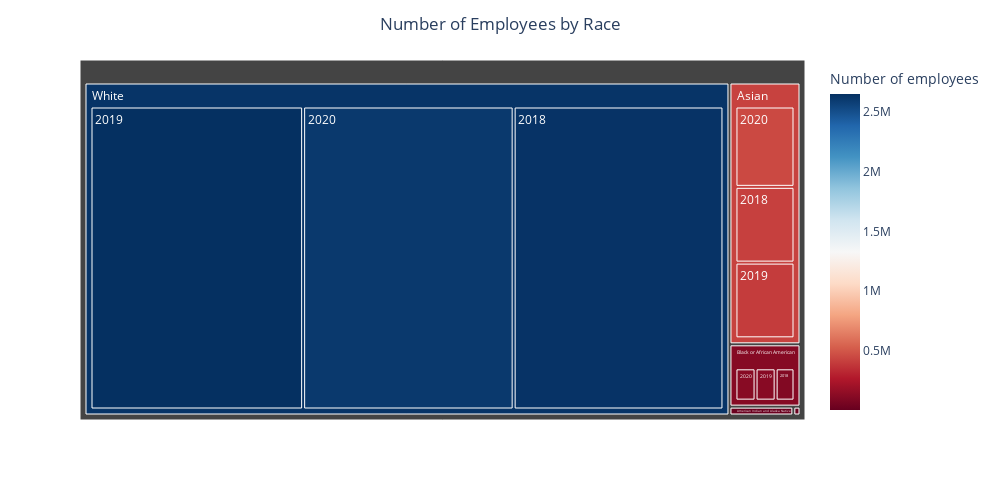

The code cell stored with this chart in its notebook:
### Code cell
fig=px.treemap(df_merge,path=['Race group label','Year'],
               values='Number of employees',
               color_continuous_scale='RdBu',
               color='Number of employees',
               width= 1000,
               height=500
               )

fig.update_layout(title_text='Number of Employees by Race', title_x=.5)
fig.show()

### Figure 1 — Plotly figure (JSON) as saved in the notebook; plotly's stock layout.template omitted (floating-point values rounded to 4 significant figures)
{"data": [{"branchvalues": "total", "customdata": [[8501.0], [416400.0], [98870.0], [2455.0], [2636000.0], [15070.0], [400100.0], [117600.0], [2629.0], [2653000.0], [11270.0], [448700.0], [120300.0], [2546.0], [2609000.0], [11850.0], [422300.0], [112500.0], [2540.0], [2633000.0]], "domain": {"x": [0, 1], "y": [0, 1]}, "hovertemplate": "labels=%{label}<br>Number of employees_sum=%{value}<br>parent=%{parent}<br>id=%{id}<br>Number of employees=%{color}<extra></extra>", "ids": ["American Indian and Alaska Native/2018", "Asian/2018", "Black or African American/2018", "Native Hawaiian and Other Pacific Islander/2018", "White/2018", "American Indian and Alaska Native/2019", "Asian/2019", "Black or African American/2019", "Native Hawaiian and Other Pacific Islander/2019", "White/2019", "American Indian and Alaska Native/2020", "Asian/2020", "Black or African American/2020", "Native Hawaiian and Other Pacific Islander/2020", "White/2020", "American Indian and Alaska Native", "Asian", "Black or African American", "Native Hawaiian and Other Pacific Islander", "White"], "labels": ["2018", "2018", "2018", "2018", "2018", "2019", "2019", "2019", "2019", "2019", "2020", "2020", "2020", "2020", "2020", "American Indian and Alaska Native", "Asian", "Black or African American", "Native Hawaiian and Other Pacific Islander", "White"], "marker": {"coloraxis": "coloraxis", "colors": [8501.0, 416400.0, 98870.0, 2455.0, 2636000.0, 15070.0, 400100.0, 117600.0, 2629.0, 2653000.0, 11270.0, 448700.0, 120300.0, 2546.0, 2609000.0, 11850.0, 422300.0, 112500.0, 2540.0, 2633000.0]}, "name": "", "parents": ["American Indian and Alaska Native", "Asian", "Black or African American", "Native Hawaiian and Other Pacific Islander", "White", "American Indian and Alaska Native", "Asian", "Black or African American", "Native Hawaiian and Other Pacific Islander", "White", "American Indian and Alaska Native", "Asian", "Black or African American", "Native Hawaiian and Other Pacific Islander", "White", "", "", "", "", ""], "type": "treemap", "values": [121424, 4837371, 1125621, 18123, 56667497, 157317, 4834534, 1198155, 16536, 57426585, 172350, 5131051, 1198490, 15955, 56855317, 451091, 14802956, 3522266, 50614, 170949399]}], "layout": {"coloraxis": {"colorbar": {"title": {"text": "Number of employees"}}, "colorscale": [[0, "rgb(103,0,31)"], [0.1, "rgb(178,24,43)"], [0.2, "rgb(214,96,77)"], [0.3, "rgb(244,165,130)"], [0.4, "rgb(253,219,199)"], [0.5, "rgb(247,247,247)"], [0.6, "rgb(209,229,240)"], [0.7, "rgb(146,197,222)"], [0.8, "rgb(67,147,195)"], [0.9, "rgb(33,102,172)"], [1, "rgb(5,48,97)"]]}, "height": 500, "legend": {"tracegroupgap": 0}, "margin": {"t": 60}, "title": {"text": "Number of Employees by Race", "x": 0.5}, "width": 1000}}
